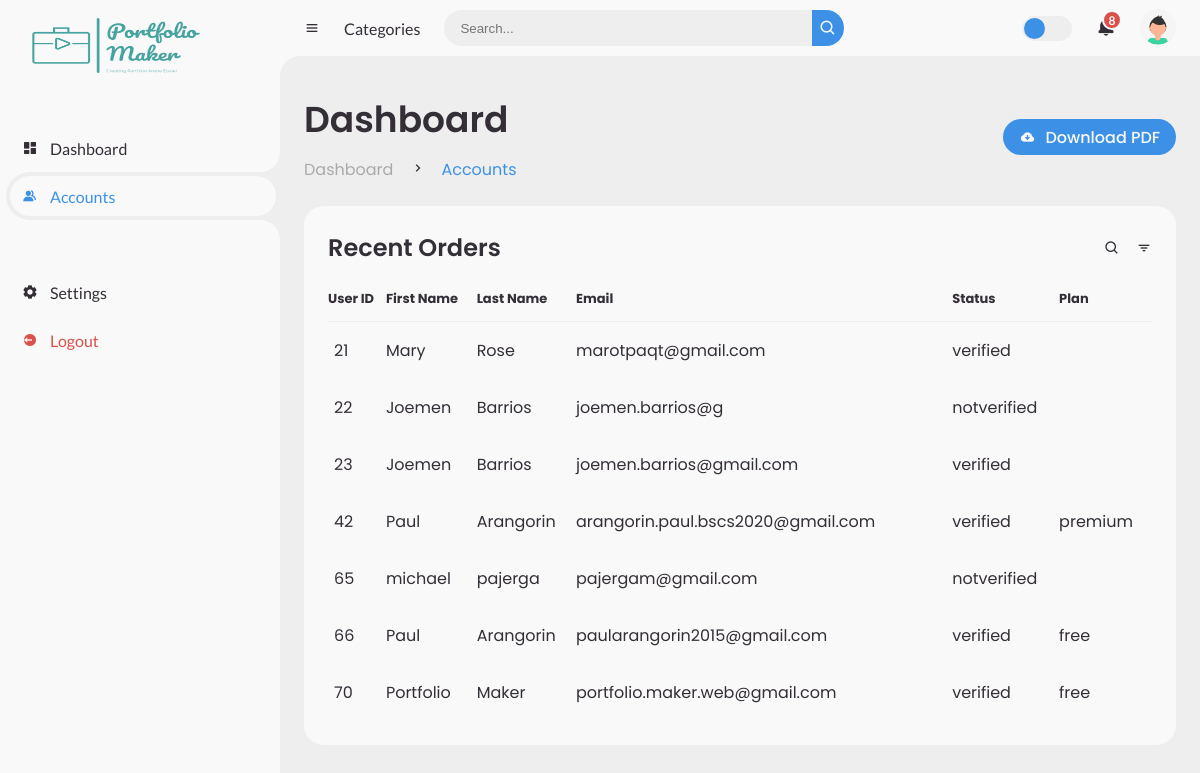
Page /admin-accounts.php (signed in) on the committed database.
### tables this page shows
CREATE TABLE `usertable` (
  `id` int(11) NOT NULL,
  `firstname` varchar(255) NOT NULL,
  `lastname` varchar(255) NOT NULL,
  `email` varchar(255) NOT NULL,
  `password` varchar(255) NOT NULL,
  `profile_image` text NOT NULL,
  `code` mediumint(50) NOT NULL,
  `status` text NOT NULL,
  `plan` varchar(50) NOT NULL
);

### admin-accounts.php (the view, shortened to what this page needs)
<!DOCTYPE html>
<html lang="en">
<head>
	<link href='https://unpkg.com/boxicons@2.0.9/css/boxicons.min.css' rel='stylesheet'>
	<link rel="stylesheet" href="css/admin.css">
</head>
<body>
	<section id="sidebar">
		<a href="admin-dashboard.php" class="brand">
			<img src="img/logo.png" style="width: 60%; height: 98%; margin-left: 2rem; margin-top: 2.2rem;" alt="logo">
		</a>
		<ul class="side-menu top">
			<li>
				<a href="admin-dashboard.php">
					<i class='bx bxs-dashboard' ></i>
					<span class="text">Dashboard</span>
				</a>
			</li>
			<li class="active">
				<a href="admin-accounts.php">
					<i class='bx bxs-group' ></i>
					<span class="text">Accounts</span>
				</a>
			</li>
		</ul>
		<ul class="side-menu">
			<li>
				<a href="admin-settings-account.php">
					<i class='bx bxs-cog' ></i>
					<span class="text">Settings</span>
				</a>
			</li>
			<li>
				<a href="includes/logout-user.php" class="logout">
					<i class='bx bxs-log-out-circle' ></i>
					<span class="text">Logout</span>
				</a>
			</li>
		</ul>
	</section>
	<section id="content">
		<nav>
			<i class='bx bx-menu' ></i>
			<a href="#" class="nav-link">Categories</a>
			<form action="#">
				<div class="form-input">
					<input type="search" placeholder="Search...">
					<button type="submit" class="search-btn"><i class='bx bx-search' ></i></button>
				</div>
			</form>
			<label for="switch-mode" class="switch-mode"></label>
			<a href="#" class="notification">
				<span class="num">8</span>
			</a>
			<a href="#" class="profile">
				<img src="img/avatar.svg">
			</a>
		</nav>
		<main>
			<div class="head-title">
				<div class="left">
					<h1>Dashboard</h1>
					<ul class="breadcrumb">
						<li>
							<a href="#">Dashboard</a>
						</li>
						<li><i class='bx bx-chevron-right' ></i></li>
						<li>
							<a class="active" href="#">Accounts</a>
						</li>
					</ul>
				</div>
				<a href="#" class="btn-download">
					<i class='bx bxs-cloud-download' ></i>
					<span class="text">Download PDF</span>
				</a>
			</div>
			<div class="table-data">
				<div class="order">
					<div class="head">
						<h3>Recent Orders</h3>
						<i class='bx bx-search' ></i>
						<i class='bx bx-filter' ></i>
					</div>
					<table>
						<thead>
							<tr>
								<th>User ID</th>
								<th>First Name</th>
								<th>Last Name</th>
								<th>Email</th>
								<th>Status</th>
								<th>Plan</th>
							</tr>
						</thead>
						<tbody>
							<?php
                            	$conn = mysqli_connect("localhost", "root", "", "pmdb");
                            	$sql = "SELECT * from usertable";
                            	$result = $conn->query($sql);
                                if ($result->num_rows > 0) {
                                    while ($row = $result-> fetch_assoc()) {
                                        echo "<tr>
                                        <td> $row[id]</td>
                                        <td> $row[firstname]</td>
                                        <td> $row[lastname]</td>
                                        <td> $row[email]</td>
                                        <td> $row[status]</td>
										<td> $row[plan]</td>
                                        </tr>";
                                    }
                                }
                            ?>
						</tbody>
					</table>
				</div>
			</div>
		</main>
	</section>
</body>
</html>

### rows in the picture
usertable: id "21", firstname "Mary", lastname "Rose", email "marotpaqt@gmail.com", status "verified"
usertable: id "22", firstname "Joemen", lastname "Barrios", email "joemen.barrios@g", status "notverified"
usertable: id "23", firstname "Joemen", lastname "Barrios", email "joemen.barrios@gmail.com", status "verified"
usertable: id "42", firstname "Paul", lastname "Arangorin", email "arangorin.paul.bscs2020@gmail.com", status "verified", plan "premium"
usertable: id "65", firstname "michael", lastname "pajerga", email "pajergam@gmail.com", status "notverified"
usertable: id "66", firstname "Paul", lastname "Arangorin", email "paularangorin2015@gmail.com", status "verified", plan "free"
usertable: id "70", firstname "Portfolio", lastname "Maker", email "portfolio.maker.web@gmail.com", status "verified", plan "free"
